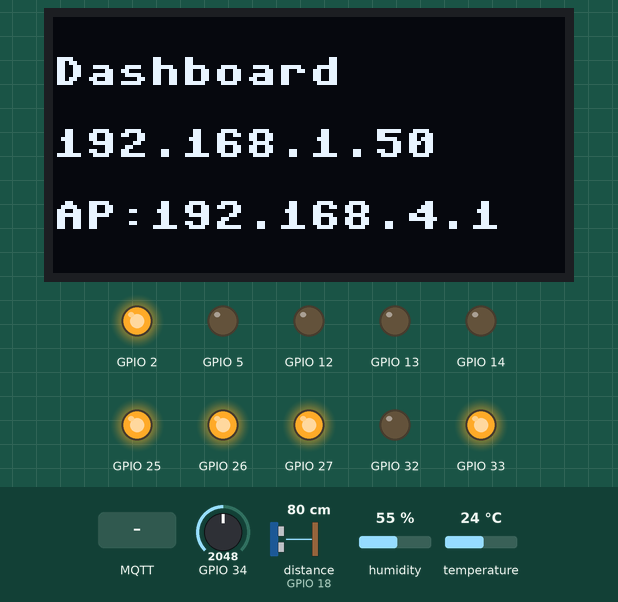
Bench run of a program on a simulated ESP32 board running MicroPython. Shown: 128×64 one-colour display, output pins drawn as LEDs (lit = HIGH). Inputs (shaded band) come from the test bench; at power-on: GPIO 34 = 2048, distance to the obstacle (sensor on GPIO 18) 80 cm, humidity 55 %, temperature 24 °C (analog values on the 0–4095 scale). WiFi joins after 1.5 s; no MQTT or app messages arrive unless stated; the board's own WiFi access point starts at once; the clock reads 2024-03-15 10:24:30 at power-on unless the program sets it; pins used as bus, display or sensor lines are not drawn; what the program prints to the serial console is not drawn.

Above: at 13.7 s.
13.8 s: MQTT message "relay_1_on" arrives on the first subscribed topic
At 15.0 s:
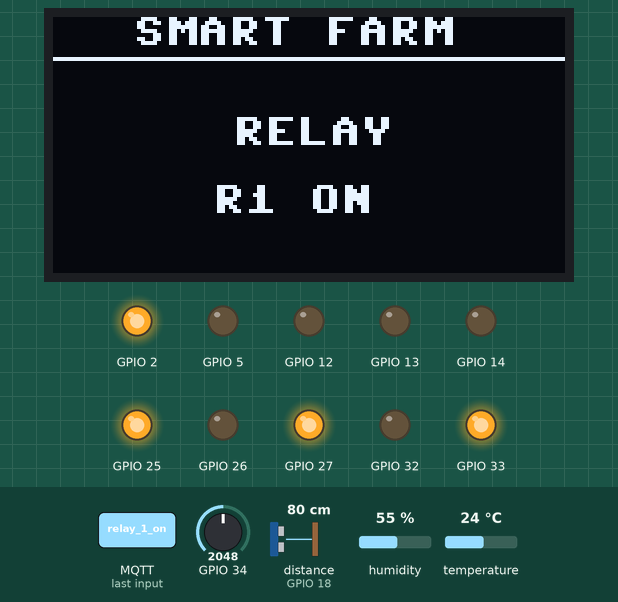
15.5 s: MQTT message "relay_1_off" arrives on the first subscribed topic
At 16.5 s:
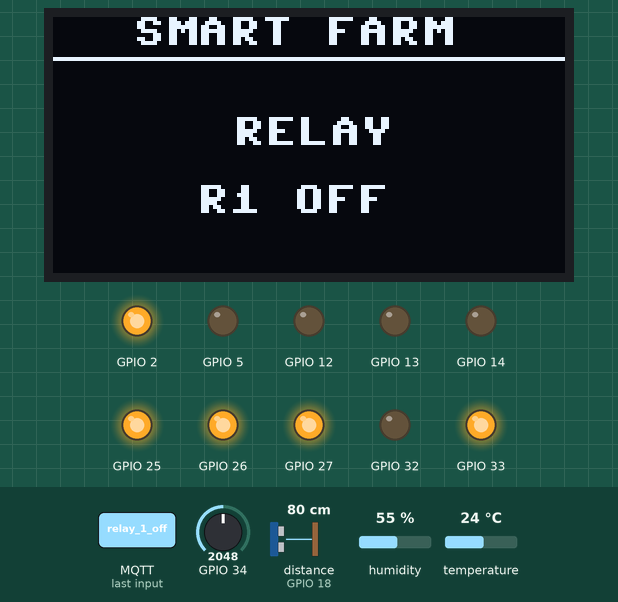
17.2 s: MQTT message "1" arrives on the first subscribed topic
At 18.2 s:
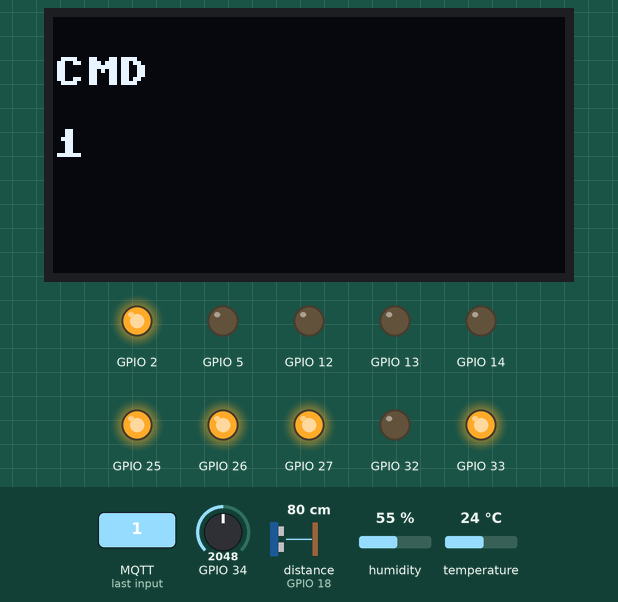
18.8 s: MQTT message "relay_2_on" arrives on the first subscribed topic
At 19.7 s:
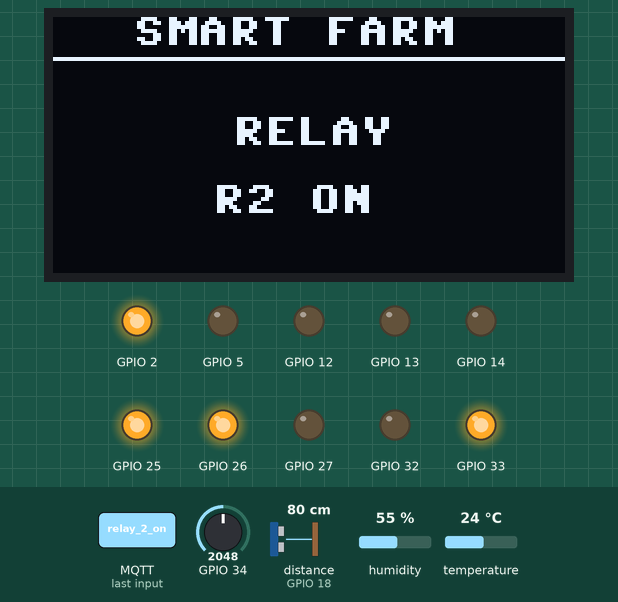
20.5 s: MQTT message "relay_3_on" arrives on the first subscribed topic
At 21.1 s:
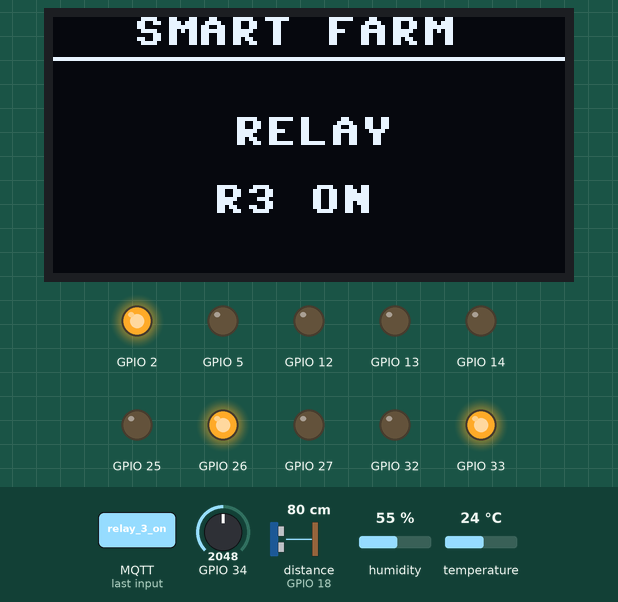
22.2 s: MQTT message "relay_2_off" arrives on the first subscribed topic
At 43.2 s:
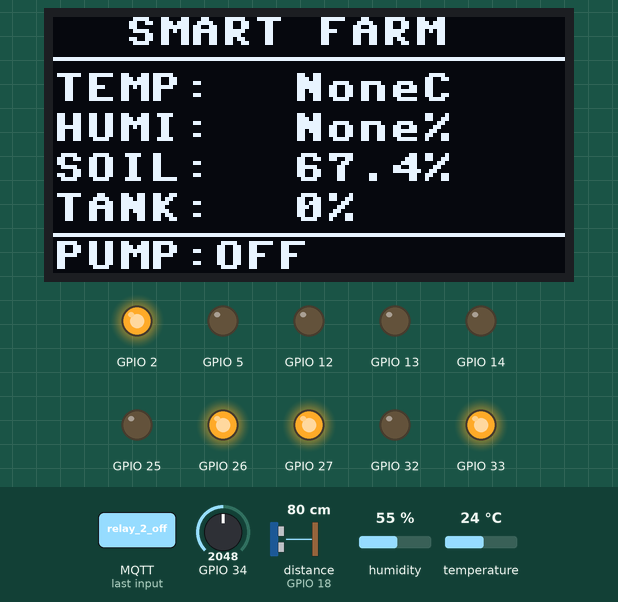
Timing chart, 0 to 43.7 s (numbered marks = the images above; inputs shaded):
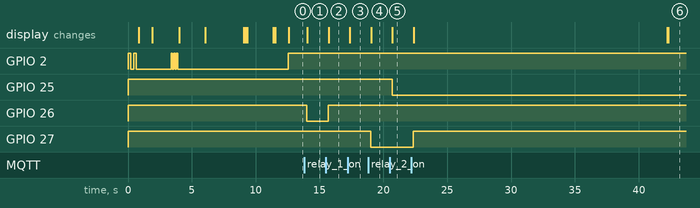

Measured:
- after the input at 13.8 s, GPIO 26: HIGH → LOW after 0.22 s; the display: changes after 0.24 s (image 1)
- after the input at 15.5 s, GPIO 26: LOW → HIGH after 0.19 s; the display: changes after 0.21 s (image 2)
- after the input at 17.2 s, the display: changes after 0.16 s (image 3)
- after the input at 18.8 s, GPIO 27: HIGH → LOW after 0.21 s; the display: changes after 0.23 s (image 4)
- after the input at 20.5 s, GPIO 25: HIGH → LOW after 0.18 s; the display: changes after 0.20 s (image 5)
- after the input at 22.2 s, GPIO 27: LOW → HIGH after 0.15 s; the display: first changes after 0.17 s (image 6 shows a later state)

The program:

main.py
```python
# ================
# 🚀 main.py v3.3
# ================

import sys
sys.path.append('/app')
sys.path.append('/lib')

import gc
import machine
import time
import usocket as socket

from app import wifi_manager
import mqtt_client
import web_server

from sensors   import read_all
from actuators import *
from config    import *


_sta_ip = None
_ap_ip  = None


# ======================
# 📩 Command handler (MQTT)
# ======================
def handle_command(cmd):
    print(f"📩 [CMD] {cmd}")
    oled_msg("CMD", cmd[:14], "")

    if   cmd == "relay_1_on":  relay_set(1, True)
    elif cmd == "relay_1_off": relay_set(1, False)
    elif cmd == "relay_2_on":  relay_set(2, True)
    elif cmd == "relay_2_off": relay_set(2, False)
    elif cmd == "relay_3_on":  relay_set(3, True)
    elif cmd == "relay_3_off": relay_set(3, False)
    elif cmd == "relay_4_on":  relay_set(4, True)
    elif cmd == "relay_4_off": relay_set(4, False)

    elif cmd == "lamp_on":     relay_set(4, True)
    elif cmd == "lamp_off":    relay_set(4, False)

    elif cmd == "all_off":     all_relays_off()
    elif cmd == "reset":       machine.reset()

    elif cmd == "sleep_now":   go_sleep(SLEEP_SECONDS)

    elif cmd.startswith("sleep_"):
        try:
            go_sleep(max(10, min(int(cmd.split("_")[1]), 3600)))
        except:
            go_sleep(SLEEP_SECONDS)

    elif cmd.startswith("pump_"):
        try:
            pump_timed(int(cmd.split("_")[1]))
        except:
            pass


# ======================
# 🔍 Wake reason
# ======================
def wake_reason():
    cause = machine.wake_reason()
    return {
        machine.PIN_WAKE:   "PIN wake",
        machine.TIMER_WAKE: "Timer wake",
        machine.ULP_WAKE:   "ULP wake",
    }.get(cause, "Power-on / reset")


# ======================
# 💧 Auto irrigation logic
# ======================
def auto_irrigate(data):
    soil = data.get("soil_pct")
    tank = data.get("tank_pct")

    if soil is None:
        print("⚠️ [IRRIG] no soil data")
        return

    if tank is not None and tank < 10:
        oled_msg("WARNING!", "Tank low!", f"{tank}%")
        time.sleep(2)
        return

    if soil < SOIL_DRY_THRESHOLD:
        print(f"💧 [IRRIG] dry {soil}% → pump 10s")
        oled_msg("IRRIGATING", f"Soil:{soil}%", "10s")
        pump_timed(10)
    else:
        print(f"✅ [IRRIG] OK {soil}%")


# ======================
# 😴 Sleep mode
# ======================
def go_sleep(seconds=SLEEP_SECONDS):
    print(f"😴 [SLEEP] {seconds}s")
    oled_msg("Deep Sleep", f"{seconds}s", "zzz")

    try:
        mqtt_client.disconnect()
    except:
        pass

    all_relays_off()
    tank_leds_off()
    led_off()

    try:
        wifi_manager.stop_ap()
    except:
        pass

    time.sleep(1)
    oled_clear()
    machine.deepsleep(seconds * 1000)


# ======================
# 🔁 Main loop
# ======================
def run_loop():
    global _sta_ip, _ap_ip

    srv = socket.socket()
    srv.setsockopt(socket.SOL_SOCKET, socket.SO_REUSEADDR, 1)
    srv.bind(("0.0.0.0", WEB_PORT))
    srv.listen(5)
    srv.settimeout(0.2)

    last_pub = time.time()
    last_reconnect = time.time()

    PUB_EVERY = 30
    RECONNECT_EVERY = 60

    print("🔄 [LOOP] running — STA + AP")

    while True:
        now = time.time()

        # MQTT processing
        try:
            mqtt_client.check_messages()
        except:
            pass

        # MQTT reconnect
        if now - last_reconnect >= RECONNECT_EVERY:
            try:
                if not mqtt_client.is_connected():
                    mqtt_client.reconnect_if_needed()
            except:
                pass
            last_reconnect = now

        # publish sensors
        if now - last_pub >= PUB_EVERY:
            data = read_all()

            data["relay_1"]  = relay_get(1)
            data["relay_2"]  = relay_get(2)
            data["relay_3"]  = relay_get(3)
            data["relay_4"]  = relay_get(4)
            data["free_ram"] = gc.mem_free()
            data["sta_ip"]   = _sta_ip
            data["ap_ip"]    = _ap_ip

            oled_show(data)
            tank_leds_update(data.get("tank_pct"))

            try:
                if mqtt_client.is_connected():
                    mqtt_client.publish_sensors(data)
            except:
                pass

            last_pub = time.time()
            gc.collect()

        # Web server
        try:
            conn, addr = srv.accept()
            web_server.handle(conn)
        except OSError:
            pass
        except Exception as e:
            print(f"❌ [WEB] {e}")


# ======================
# 🚀 Main entry
# ======================
def main():
    global _sta_ip, _ap_ip
    gc.collect()

    print("\n" + "="*40)
    print("  🌿 Smart Farm v3.3")
    print(f"  Wake: {wake_reason()}")
    print(f"  RAM : {gc.mem_free()}b")
    print("="*40 + "\n")

    led_blink(2)
    oled_msg("Smart Farm", "Booting", "v3.3")
    time.sleep(1)

    # ======================
    # 🌐 WiFi (STA + AP)
    # ======================
    oled_msg("WiFi", "STA + AP", "")

    try:
        result = wifi_manager.connect()

        if isinstance(result, tuple) and len(result) == 2:
            _sta_ip, _ap_ip = result
        else:
            _sta_ip = result
            _ap_ip  = None

    except Exception as e:
        print(f"❌ WiFi error: {e}")
        _sta_ip = None
        _ap_ip  = None

    web_server.set_ips(_sta_ip, _ap_ip)

    if _sta_ip:
        led_blink(3, 0.1)
        oled_msg("WiFi OK", str(_sta_ip), f"AP:{_ap_ip}")
        print(f"✅ STA:{_sta_ip}  AP:{_ap_ip}")
    else:
        oled_msg("AP only", str(_ap_ip or "none"), AP_SSID)
        print(f"📡 AP only: {_ap_ip}")

    time.sleep(2)

    # ======================
    # 🌡 Sensor warmup
    # ======================
    oled_msg("Warming", "Sensors", "3s")
    time.sleep(3)

    # ======================
    # 📊 First sensor read
    # ======================
    oled_msg("Reading", "Sensors", "")
    data = read_all()

    data["relay_1"]  = relay_get(1)
    data["relay_2"]  = relay_get(2)
    data["relay_3"]  = relay_get(3)
    data["relay_4"]  = relay_get(4)
    data["free_ram"] = gc.mem_free()
    data["sta_ip"]   = _sta_ip
    data["ap_ip"]    = _ap_ip

    oled_show(data)
    tank_leds_update(data.get("tank_pct"))

    auto_irrigate(data)

    # ======================
    # ☁️ MQTT connect
    # ======================
    if _sta_ip and MQTT_ENABLED:
        oled_msg("MQTT", "Connecting", "")

        mqtt_client.on_command(handle_command)
        ok = mqtt_client.connect()

        if ok:
            try:
                mqtt_client.publish_sensors(data)
            except:
                pass
            oled_msg("MQTT OK", "Cloud", "")
        else:
            oled_msg("MQTT FAIL", "local only", "")

        time.sleep(1)

    # ======================
    # 🌐 Dashboard start
    # ======================
    active = _sta_ip or _ap_ip or "no-ip"
    oled_msg("Dashboard", str(active), f"AP:{_ap_ip}")

    led_on()

    print(f"🌐 STA: http://{_sta_ip}  AP: http://{_ap_ip}")

    try:
        run_loop()
    except Exception as e:
        print(f"❌ loop error: {e}")
        sys.print_exception(e)

    led_off()
    go_sleep(SLEEP_SECONDS)


# ======================
# 🔥 Boot
# ======================
if __name__ == "__main__":
    try:
        main()
    except Exception as e:
        print(f"💥 FATAL: {e}")
        sys.print_exception(e)
        led_blink(10, 0.1)
        time.sleep(3)
        machine.reset()
```

wifi_manager.py
```python
# =========================
# 📶 wifi_manager.py — STA + AP
# =========================

import network
import time
import sys

sys.path.append('/app')

from config import (
    WIFI_SSID,
    WIFI_PASSWORD,
    HOSTNAME,
    AP_SSID,
    AP_PASSWORD,
    AP_IP
)

print("✅ NEW WIFI_MANAGER LOADED")


# =========================
# 📡 Start Access Point
# =========================
def start_ap():

    ap = network.WLAN(network.AP_IF)
    ap.active(True)

    try:
        ap.config(
            essid=AP_SSID,
            password=AP_PASSWORD,
            authmode=network.AUTH_WPA_WPA2_PSK
        )

    except Exception as e:
        print("⚠️ AP config fallback:", e)

        try:
            ap.config(
                essid=AP_SSID,
                password=AP_PASSWORD
            )
        except Exception as e2:
            print("❌ AP config error:", e2)

    # AP IP
    try:
        ap.ifconfig((
            AP_IP,
            "255.255.255.0",
            AP_IP,
            "8.8.8.8"
        ))
    except Exception as e:
        print("❌ AP ifconfig error:", e)

    print(f"📡 [AP] SSID:{AP_SSID}  IP:{AP_IP}")

    return AP_IP


# =========================
# 📶 Connect STA + AP
# =========================
def connect(timeout=20):

    # Start AP first
    ap_ip = start_ap()

    sta = network.WLAN(network.STA_IF)
    sta.active(True)

    try:
        sta.config(dhcp_hostname=HOSTNAME)
    except:
        pass

    # Already connected
    if sta.isconnected():

        sta_ip = sta.ifconfig()[0]

        print(f"📶 [STA] already connected: {sta_ip}")

        return (sta_ip, ap_ip)

    print(f"📶 [WiFi] connecting to '{WIFI_SSID}'", end="")

    sta.connect(WIFI_SSID, WIFI_PASSWORD)

    for _ in range(timeout * 2):

        if sta.isconnected():

            sta_ip = sta.ifconfig()[0]

            print(f"\n✅ [WiFi] connected! IP: {sta_ip}")

            return (sta_ip, ap_ip)

        print(".", end="")

        time.sleep(0.5)

    print(f"\n⚠️ [STA] failed — AP only: {ap_ip}")

    return (None, ap_ip)


# =========================
# 🔌 Disconnect STA
# =========================
def disconnect():

    sta = network.WLAN(network.STA_IF)

    try:
        sta.disconnect()
    except:
        pass

    sta.active(False)


# =========================
# 📴 Stop AP
# =========================
def stop_ap():

    try:
        network.WLAN(network.AP_IF).active(False)

    except Exception as e:
        print("❌ stop_ap:", e)


# =========================
# 📶 STA Status
# =========================
def is_sta_connected():

    return network.WLAN(network.STA_IF).isconnected()


# =========================
# 📡 AP Status
# =========================
def is_ap_active():

    return network.WLAN(network.AP_IF).active()
```

config.py
```python
# ====================
# ⚙️ config.py
# ====================

# =========================================
# 📶 WiFi
# =========================================
WIFI_SSID     = "Moha"
WIFI_PASSWORD = "00001112"
HOSTNAME      = "smart_farm"


# =========================================
# 📡 Access Point
# =========================================
AP_SSID       = "SmartFarm"
AP_PASSWORD   = "farm1234"
AP_IP         = "192.168.4.1"


# =========================================
# 🔐 OTA
# =========================================
OTA_PASSWORD  = "admin123"


# =========================================
# 😴 Deep Sleep
# =========================================
SLEEP_SECONDS      = 300

SOIL_DRY_THRESHOLD = 30
SOIL_WET_THRESHOLD = 70


# =========================================
# 🌡️ Sensor Pins
# =========================================
PIN_DHT11          = 4

PIN_SOIL_AO        = 34

PIN_ULTRASONIC_TR  = 5
PIN_ULTRASONIC_EC  = 18


# =========================================
# ⚡ Output Pins
# =========================================
PIN_LED            = 2

PIN_RELAY_PUMP     = 26
PIN_RELAY_2        = 27
PIN_RELAY_3        = 25
PIN_RELAY_4        = 33


# =========================================
# 🪣 Tank LEDs
# =========================================
PIN_LED_TANK_1     = 13
PIN_LED_TANK_2     = 12
PIN_LED_TANK_3     = 14
PIN_LED_TANK_4     = 32


# =========================================
# 🖥️ OLED I2C
# =========================================
PIN_SDA            = 21
PIN_SCL            = 22

OLED_WIDTH         = 128
OLED_HEIGHT        = 64
OLED_ADDR          = 0x3C


# =========================================
# 🔌 Relay Logic
# =========================================
RELAY_ON           = 0
RELAY_OFF          = 1


# =========================================
# 🪣 Tank Calibration
# =========================================
# FULL  = sensor near water
# EMPTY = sensor far from water

TANK_FULL_CM       = 5
TANK_EMPTY_CM      = 30


# =========================================
# ☁️ MQTT HiveMQ
# =========================================
MQTT_ENABLED       = True

MQTT_BROKER        = "c90f783efca941e18bc649fcd3037ee7.s1.eu.hivemq.cloud"

MQTT_PORT          = 8883

MQTT_USER          = "M.M.K"
MQTT_PASS          = "M0102333d"

MQTT_CLIENT        = "esp32-farm"

MQTT_PUB_SENSORS   = "farm/sensors"
MQTT_PUB_STATUS    = "farm/status"
MQTT_SUB_CMD       = "farm/cmd"


# =========================================
# 🌐 Web Server
# =========================================
WEB_PORT           = 80
```

boot.py
```python
# ================
# 🥾 boot.py
# ================

import sys
import gc

sys.path.append('/app')
sys.path.append('/lib')

gc.enable()

print("[boot] ready — RAM free:", gc.mem_free())
```
